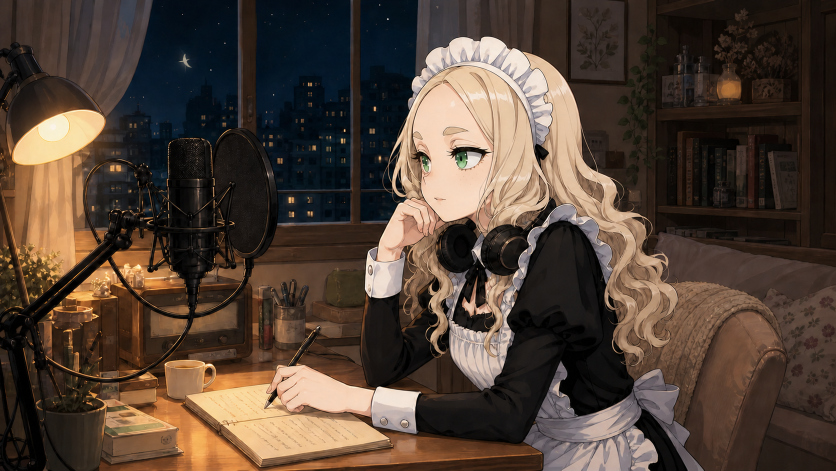
#> input picture assets/mobuko-radio/mobuko-radio-listening.png, 1672 x 941 px (shown at 1/2 size)
$ python build_mobuko_notebook_compare_v10.py
#> lines starting #> are read from the running program, lines starting #| are printed output that depends on the picture
### tools/build_mobuko_story_loop_v9.py
#!/usr/bin/env python3
"""Build Mobuko's v9 limited-animation story clips from full-frame cels."""

from __future__ import annotations

import shutil
import subprocess
from pathlib import Path

from PIL import Image


ROOT = Path(__file__).resolve().parents[1]
ASSET_ROOTS = [ROOT / "assets" / "mobuko-radio", ROOT]
OUT = ROOT
FPS = 24
SIZE = (1280, 720)


def asset(name: str) -> Path:
#> called with name = 'mobuko-radio-listening.png'
    for root in ASSET_ROOTS:
        path = root / name
        if path.exists():
            return path
    raise FileNotFoundError(name)


def load(name: str) -> Image.Image:
    with Image.open(asset(name)) as image:
#> image is the input picture: PIL image 1672x941 RGB; mean R, G, B 81.6, 65.6, 54.2
        return image.convert("RGB").resize(SIZE, Image.Resampling.LANCZOS)
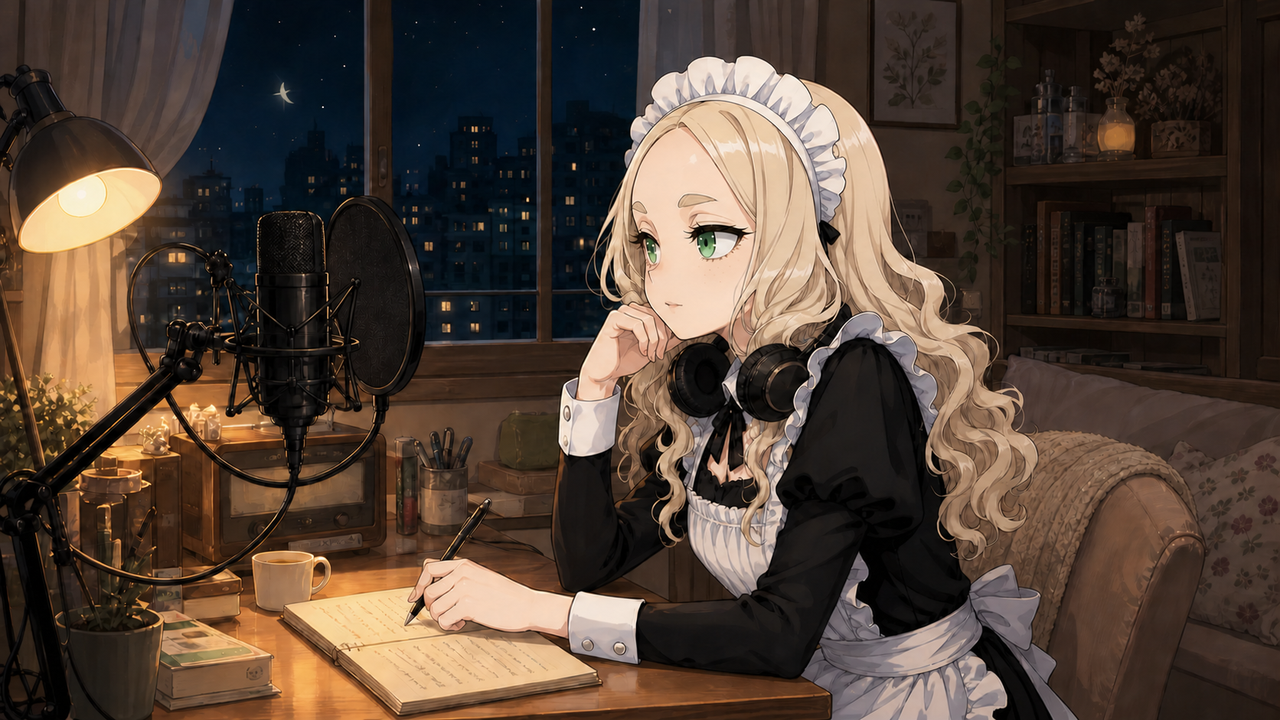
#> returned value: PIL image 1280x720 RGB; mean R, G, B 81.6, 65.6, 54.2


def hold(sequence: list[Image.Image], image: Image.Image, frames: int) -> None:
    sequence.extend([image] * frames)


# [130 lines left out: functions reversible, encode, main, not called in this run]


# [2 lines that do not run on import are left out]

### tools/build_mobuko_notebook_compare_v10.py
#!/usr/bin/env python3
"""Build the downward-gaze notebook C variant and A/B/C comparison."""

from __future__ import annotations

import subprocess
from pathlib import Path

from build_mobuko_story_loop_v9 import ROOT, encode, hold, load


def build_c_variant() -> Path:
    base = load("mobuko-radio-listening.png")
    original_first = load("mobuko-radio-notebook-v9-01.png")
    down = [load(f"mobuko-radio-notebook-v10-down-{i:02d}.png") for i in range(1, 6)]
    blink = load("mobuko-radio-notebook-v10-down-blink.png")

    frames = []
    hold(frames, base, 48)
    hold(frames, original_first, 8)
    hold(frames, down[0], 16)
    hold(frames, down[1], 18)
    hold(frames, blink, 2)
    hold(frames, down[1], 16)
    hold(frames, down[2], 20)
    hold(frames, down[3], 20)
    hold(frames, down[4], 96)
    hold(frames, base, 48)
    assert len(frames) == 292, len(frames)
    return encode("mobuko-radio-notebook-v10-down", frames)


def build_comparison(c_variant: Path) -> Path:
    inputs = [
        ROOT / "mobuko-radio-notebook-v9.mp4",
        ROOT / "mobuko-radio-notebook-v9-blink.mp4",
        c_variant,
    ]
    output = ROOT / "mobuko-radio-notebook-v10-abc-comparison.mp4"
    filters = (
        "[0:v]scale=640:360[a];"
        "[1:v]scale=640:360[b];"
        "[2:v]scale=640:360[c];"
        "[a][b][c]hstack=inputs=3[v]"
    )
    subprocess.run(
        [
            "ffmpeg", "-y",
            "-i", str(inputs[0]), "-i", str(inputs[1]), "-i", str(inputs[2]),
            "-filter_complex", filters, "-map", "[v]",
            "-c:v", "libx264", "-preset", "medium", "-crf", "18",
            "-pix_fmt", "yuv420p", "-movflags", "+faststart", str(output),
        ],
        check=True,
    )
    return output


def main() -> None:
    c_variant = build_c_variant()
    comparison = build_comparison(c_variant)
    print(f"C variant: {c_variant.name}")
    print(f"A/B/C comparison: {comparison.name}")
    print("comparison order: left=A original, center=B blink, right=C downward gaze + blink")


if __name__ == "__main__":
#> (the run stopped early here; a loop or call above may not have finished)
